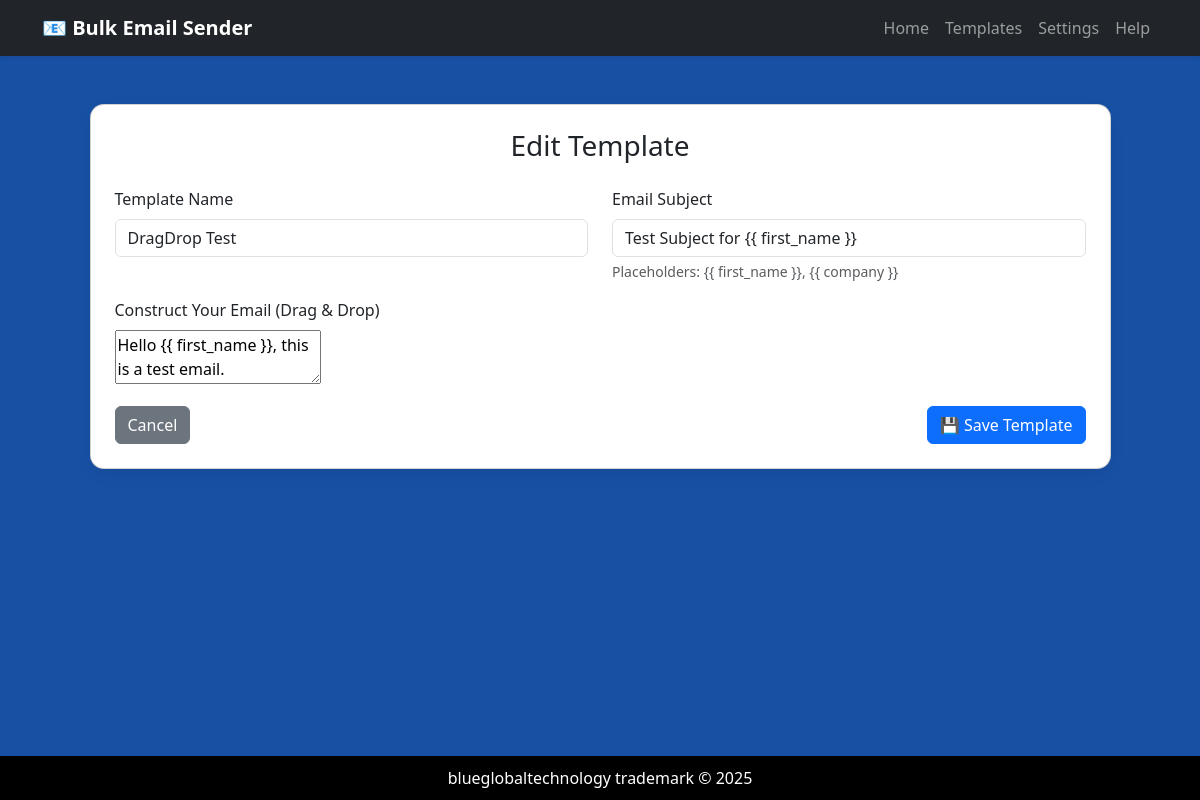
/template/edit/1, run on the app's committed database.
### app.py (models this page shows)
class EmailTemplate(db.Model):
    id = db.Column(db.Integer, primary_key=True)
    name = db.Column(db.String(100), nullable=False)
    subject = db.Column(db.String(200), nullable=False)
    body_content = db.Column(db.Text, nullable=False) # HTML content

### app.py (the view)
    @app.route('/template/edit/<int:id>')
    def edit_template(id):
        template = EmailTemplate.query.get_or_404(id)
        return render_template('template_form.html', template=template)

### templates/template_form.html (shortened to what this page needs)
{% extends "base.html" %}
{% block content %}
<div class="row justify-content-center">
    <div class="col-md-11">
        <div class="card p-4">
            <h3 class="mb-4 text-center">{{ 'Edit' if template else 'Create' }} Template</h3>
            <form action="/save_template" method="POST" id="templateForm">
                <div class="row mb-3">
                    <div class="col-md-6">
                        <label class="form-label">Template Name</label>
                        <input type="text" class="form-control" name="name"
                            value="{{ template.name if template else '' }}" required
                            placeholder="e.g. Monthly Newsletter">
                    </div>
                    <div class="col-md-6">
                        <label class="form-label">Email Subject</label>
                        <input type="text" class="form-control" name="subject"
                            value="{{ template.subject if template else '' }}" required
                            placeholder="e.g. Updates for {{ first_name }}">
                        <div class="form-text">Placeholders: {{ '{{ first_name }}' }}, {{ '{{ company }}' }}</div>
                    </div>
                </div>
                <div class="mb-3">
                    <label class="form-label">Construct Your Email (Drag & Drop)</label>
                    <textarea name="body_content" id="body_content"
                        required>{{ template.body_content if template else '' }}</textarea>
                </div>
                <div class="d-flex justify-content-between">
                    <a href="/templates" class="btn btn-secondary">Cancel</a>
                    <button type="submit" class="btn btn-primary">💾 Save Template</button>
                </div>
            </form>
        </div>
    </div>
</div>
{% endblock %}

### templates/base.html (style rules this page uses)
body { background-color: #05429deb; font-family: 'Segoe UI', Arial, sans-serif; min-height: 100vh; display: flex; flex-direction: column; }
.card { border-radius: 14px; box-shadow: 0 6px 16px rgba(0, 0, 0, 0.06); }

### data on the page
EmailTemplate: name "DragDrop Test", subject "Test Subject for {{ first_name }}", body_content "Hello {{ first_name }}, this is a test email."

### other printed values
{{ 'Edit' if template else 'Create' }} "Edit"
{{ '{{ first_name }}' }} "{{ first_name }}"
{{ '{{ company }}' }} "{{ company }}"
